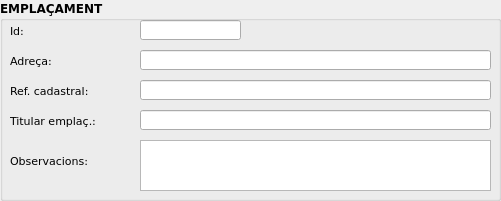
  <widget class="QGroupBox" name="gb_emplacament">
   <property name="geometry">
    <rect>
     <x>10</x>
     <y>10</y>
     <width>501</width>
     <height>201</height>
    </rect>
   </property>
   <property name="font">
    <font>
     <family>Verdana</family>
     <weight>75</weight>
     <bold>true</bold>
    </font>
   </property>
   <property name="locale">
    <locale language="Catalan" country="Spain"/>
   </property>
   <property name="title">
    <string>EMPLAÇAMENT</string>
   </property>
   <widget class="QPlainTextEdit" name="observacions">
    <property name="geometry">
     <rect>
      <x>140</x>
      <y>140</y>
      <width>351</width>
      <height>51</height>
     </rect>
    </property>
    <property name="font">
     <font>
      <family>Verdana</family>
      <pointsize>8</pointsize>
      <weight>50</weight>
      <bold>false</bold>
     </font>
    </property>
    <property name="locale">
     <locale language="Catalan" country="Spain"/>
    </property>
   </widget>
   <widget class="QLineEdit" name="adress">
    <property name="enabled">
     <bool>true</bool>
    </property>
    <property name="geometry">
     <rect>
      <x>140</x>
      <y>50</y>
      <width>351</width>
      <height>20</height>
     </rect>
    </property>
    <property name="font">
     <font>
      <family>Verdana</family>
      <pointsize>8</pointsize>
      <weight>50</weight>
      <bold>false</bold>
     </font>
    </property>
    <property name="locale">
     <locale language="Catalan" country="Spain"/>
    </property>
   </widget>
   <widget class="QLabel" name="l_refcat">
    <property name="geometry">
     <rect>
      <x>10</x>
      <y>80</y>
      <width>141</width>
      <height>21</height>
     </rect>
    </property>
    <property name="font">
     <font>
      <family>Verdana</family>
      <pointsize>8</pointsize>
      <weight>50</weight>
      <bold>false</bold>
     </font>
    </property>
    <property name="locale">
     <locale language="Catalan" country="Spain"/>
    </property>
    <property name="text">
     <string>Ref. cadastral:</string>
    </property>
   </widget>
   <widget class="QLabel" name="add_inf_label">
    <property name="geometry">
     <rect>
      <x>10</x>
      <y>150</y>
      <width>131</width>
      <height>21</height>
     </rect>
    </property>
    <property name="font">
     <font>
      <family>Verdana</family>
      <pointsize>8</pointsize>
      <weight>50</weight>
      <bold>false</bold>
     </font>
    </property>
    <property name="locale">
     <locale language="Catalan" country="Spain"/>
    </property>
    <property name="text">
     <string>Observacions:</string>
    </property>
   </widget>
   <widget class="QLineEdit" name="titular">
    <property name="enabled">
     <bool>true</bool>
    </property>
    <property name="geometry">
     <rect>
      <x>140</x>
      <y>110</y>
      <width>351</width>
      <height>20</height>
     </rect>
    </property>
    <property name="font">
     <font>
      <family>Verdana</family>
      <pointsize>8</pointsize>
      <weight>50</weight>
      <bold>false</bold>
     </font>
    </property>
    <property name="locale">
     <locale language="Catalan" country="Spain"/>
    </property>
   </widget>
   <widget class="QLabel" name="eje_id_label">
    <property name="geometry">
     <rect>
      <x>10</x>
      <y>20</y>
      <width>131</width>
      <height>21</height>
     </rect>
    </property>
    <property name="font">
     <font>
      <family>Verdana</family>
      <pointsize>8</pointsize>
      <weight>50</weight>
      <bold>false</bold>
     </font>
    </property>
    <property name="locale">
     <locale language="Catalan" country="Spain"/>
    </property>
    <property name="text">
     <string>Id:</string>
    </property>
   </widget>
   <widget class="QLineEdit" name="refcat_all">
    <property name="enabled">
     <bool>true</bool>
    </property>
    <property name="geometry">
     <rect>
      <x>140</x>
      <y>80</y>
      <width>351</width>
      <height>20</height>
     </rect>
    </property>
    <property name="font">
     <font>
      <family>Verdana</family>
      <pointsize>8</pointsize>
      <weight>50</weight>
      <bold>false</bold>
     </font>
    </property>
    <property name="locale">
     <locale language="Catalan" country="Spain"/>
    </property>
   </widget>
   <widget class="QLabel" name="lenght_label">
    <property name="geometry">
     <rect>
      <x>10</x>
      <y>110</y>
      <width>151</width>
      <height>21</height>
     </rect>
    </property>
    <property name="font">
     <font>
      <family>Verdana</family>
      <pointsize>8</pointsize>
      <weight>50</weight>
      <bold>false</bold>
     </font>
    </property>
    <property name="locale">
     <locale language="Catalan" country="Spain"/>
    </property>
    <property name="text">
     <string>Titular emplaç.:</string>
    </property>
   </widget>
   <widget class="QLineEdit" name="id">
    <property name="enabled">
     <bool>true</bool>
    </property>
    <property name="geometry">
     <rect>
      <x>140</x>
      <y>20</y>
      <width>101</width>
      <height>20</height>
     </rect>
    </property>
    <property name="font">
     <font>
      <family>Verdana</family>
      <pointsize>8</pointsize>
      <weight>50</weight>
      <bold>false</bold>
     </font>
    </property>
    <property name="locale">
     <locale language="Catalan" country="Spain"/>
    </property>
   </widget>
   <widget class="QLabel" name="arc_id_label">
    <property name="geometry">
     <rect>
      <x>10</x>
      <y>50</y>
      <width>131</width>
      <height>21</height>
     </rect>
    </property>
    <property name="font">
     <font>
      <family>Verdana</family>
      <pointsize>8</pointsize>
      <weight>50</weight>
      <bold>false</bold>
     </font>
    </property>
    <property name="locale">
     <locale language="Catalan" country="Spain"/>
    </property>
    <property name="text">
     <string>Adreça:</string>
    </property>
   </widget>
  </widget>
